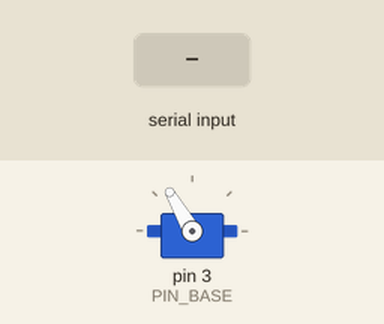
Bench run of a sketch on a simulated Arduino Uno, built with avr-gcc and run on an emulated ATmega328P. Shown: servo. The inputs (shaded band) are chosen by the test bench. What the sketch prints to the serial monitor is not drawn.

Above: at 1.2 s.
1.3 s: "90,45\n" received over Serial
At 1.7 s:
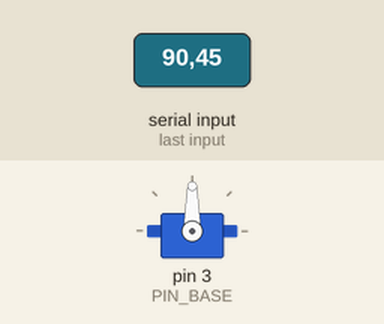
Timing chart, 0 to 4.3 s (numbered marks = the images above; inputs shaded):
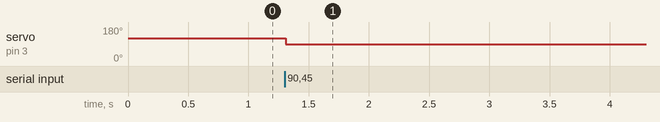

The sketch:

slave.ino
```cpp
#include <Servo.h>

Servo myBase;
const int PIN_BASE = 3; // D3 底座关节
int currentAngle = 120; // 初始安全角度

void setup() {
  Serial.begin(9600);

  // 安全上电复位
  myBase.write(currentAngle);
  myBase.attach(PIN_BASE);

  Serial.println("D3 单独调试接收端已就绪...");
}

void loop() {
  if (Serial.available() > 0) {
    // 稍微延时，等待数字完全进入缓冲区
    delay(10);

    // 直接读取遥控器发来的唯一一个数字
    int targetAngle = Serial.parseInt();

    // 严格的安全卡控：只有在 75-180 之间的数据才允许执行！
    // 这一步彻底防止了因为串口乱码读出 '0' 导致的死锁烧毁
    if (targetAngle >= 75 && targetAngle <= 180) {
      currentAngle = targetAngle;
      myBase.write(currentAngle);
    }

    // 清空缓冲区里的换行符等杂质
    while(Serial.available() > 0) {
      Serial.read();
    }
  }
}
```

Measured:
- after the input at 1.3 s, servo on pin 3 (PIN_BASE): 120° → 90° at once
